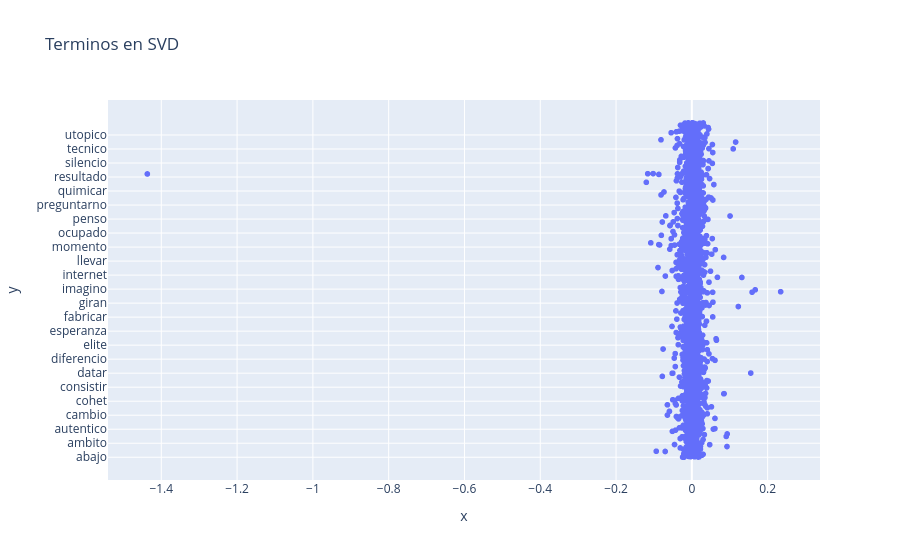

The notebook cell this image was saved under:
### Code cell
fig2 = px.scatter(x_terminos, y_terminos, significado, title="Terminos en SVD")
fig2.show()

### Figure 1 — Plotly figure (JSON) as saved in the notebook; plotly's stock layout.template omitted (floating-point values rounded to 4 significant figures; data arrays with more than 128 entries replaced by an {"elided": "..."} marker saying what was removed)
{"data": [{"hovertemplate": "x=%{x}<br>y=%{y}<extra></extra>", "legendgroup": "", "marker": {"color": "#636efa", "symbol": "circle"}, "mode": "markers", "name": "", "showlegend": false, "type": "scattergl", "x": {"elided": "2842 float values"}, "xaxis": "x", "y": {"elided": "2842 str values"}, "yaxis": "y"}], "layout": {"legend": {"tracegroupgap": 0}, "title": {"text": "Terminos en SVD"}, "xaxis": {"anchor": "y", "domain": [0, 1], "title": {"text": "x"}}, "yaxis": {"anchor": "x", "domain": [0, 1], "title": {"text": "y"}}}}
